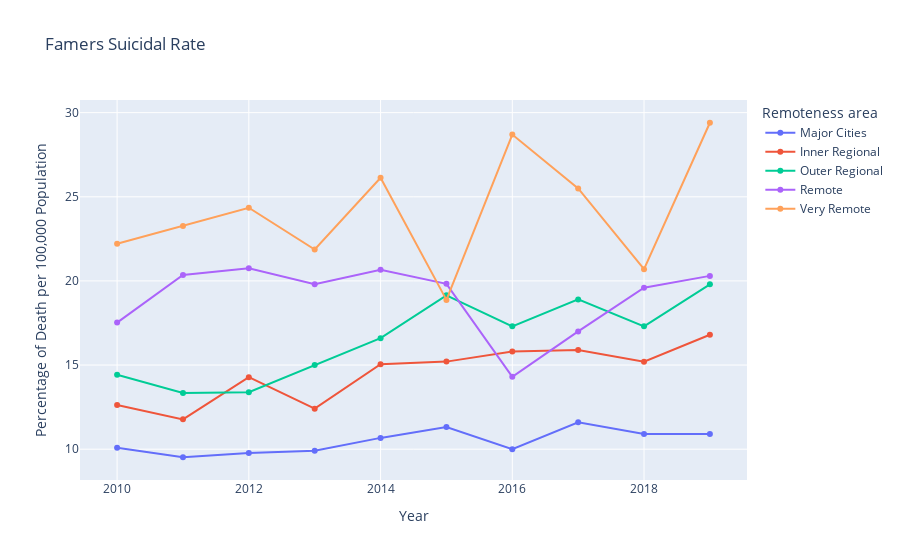

Notebook source saved alongside this figure:
### Code cell
fig.update_layout(
    xaxis_title="Year",
    yaxis_title="Percentage of Death per 100,000 Population",
    
    )

fig.show()

### Figure 1 — Plotly figure (JSON) as saved in the notebook; plotly's stock layout.template omitted (floating-point values rounded to 4 significant figures)
{"data": [{"hovertemplate": "Remoteness area=Major Cities<br>Year=%{x}<br>value=%{y}<extra></extra>", "legendgroup": "Major Cities", "line": {"color": "#636efa", "dash": "solid"}, "marker": {"symbol": "circle"}, "mode": "lines+markers", "name": "Major Cities", "orientation": "v", "showlegend": true, "type": "scatter", "x": [2010, 2011, 2012, 2013, 2014, 2015, 2016, 2017, 2018, 2019], "xaxis": "x", "y": [10.09, 9.522, 9.775, 9.91, 10.67, 11.32, 10, 11.6, 10.9, 10.9], "yaxis": "y"}, {"hovertemplate": "Remoteness area=Inner Regional<br>Year=%{x}<br>value=%{y}<extra></extra>", "legendgroup": "Inner Regional", "line": {"color": "#EF553B", "dash": "solid"}, "marker": {"symbol": "circle"}, "mode": "lines+markers", "name": "Inner Regional", "orientation": "v", "showlegend": true, "type": "scatter", "x": [2010, 2011, 2012, 2013, 2014, 2015, 2016, 2017, 2018, 2019], "xaxis": "x", "y": [12.63, 11.77, 14.28, 12.41, 15.05, 15.2, 15.8, 15.9, 15.2, 16.8], "yaxis": "y"}, {"hovertemplate": "Remoteness area=Outer Regional<br>Year=%{x}<br>value=%{y}<extra></extra>", "legendgroup": "Outer Regional", "line": {"color": "#00cc96", "dash": "solid"}, "marker": {"symbol": "circle"}, "mode": "lines+markers", "name": "Outer Regional", "orientation": "v", "showlegend": true, "type": "scatter", "x": [2010, 2011, 2012, 2013, 2014, 2015, 2016, 2017, 2018, 2019], "xaxis": "x", "y": [14.42, 13.34, 13.39, 15.0, 16.6, 19.14, 17.3, 18.9, 17.3, 19.8], "yaxis": "y"}, {"hovertemplate": "Remoteness area=Remote<br>Year=%{x}<br>value=%{y}<extra></extra>", "legendgroup": "Remote", "line": {"color": "#ab63fa", "dash": "solid"}, "marker": {"symbol": "circle"}, "mode": "lines+markers", "name": "Remote", "orientation": "v", "showlegend": true, "type": "scatter", "x": [2010, 2011, 2012, 2013, 2014, 2015, 2016, 2017, 2018, 2019], "xaxis": "x", "y": [17.52, 20.35, 20.75, 19.8, 20.66, 19.83, 14.3, 17, 19.6, 20.3], "yaxis": "y"}, {"hovertemplate": "Remoteness area=Very Remote<br>Year=%{x}<br>value=%{y}<extra></extra>", "legendgroup": "Very Remote", "line": {"color": "#FFA15A", "dash": "solid"}, "marker": {"symbol": "circle"}, "mode": "lines+markers", "name": "Very Remote", "orientation": "v", "showlegend": true, "type": "scatter", "x": [2010, 2011, 2012, 2013, 2014, 2015, 2016, 2017, 2018, 2019], "xaxis": "x", "y": [22.21, 23.26, 24.35, 21.86, 26.13, 18.87, 28.7, 25.5, 20.7, 29.4], "yaxis": "y"}], "layout": {"legend": {"title": {"text": "Remoteness area"}, "tracegroupgap": 0}, "title": {"text": "Famers Suicidal Rate"}, "xaxis": {"anchor": "y", "domain": [0, 1], "title": {"text": "Year"}}, "yaxis": {"anchor": "x", "domain": [0, 1], "title": {"text": "Percentage of Death per 100,000 Population"}}}}
